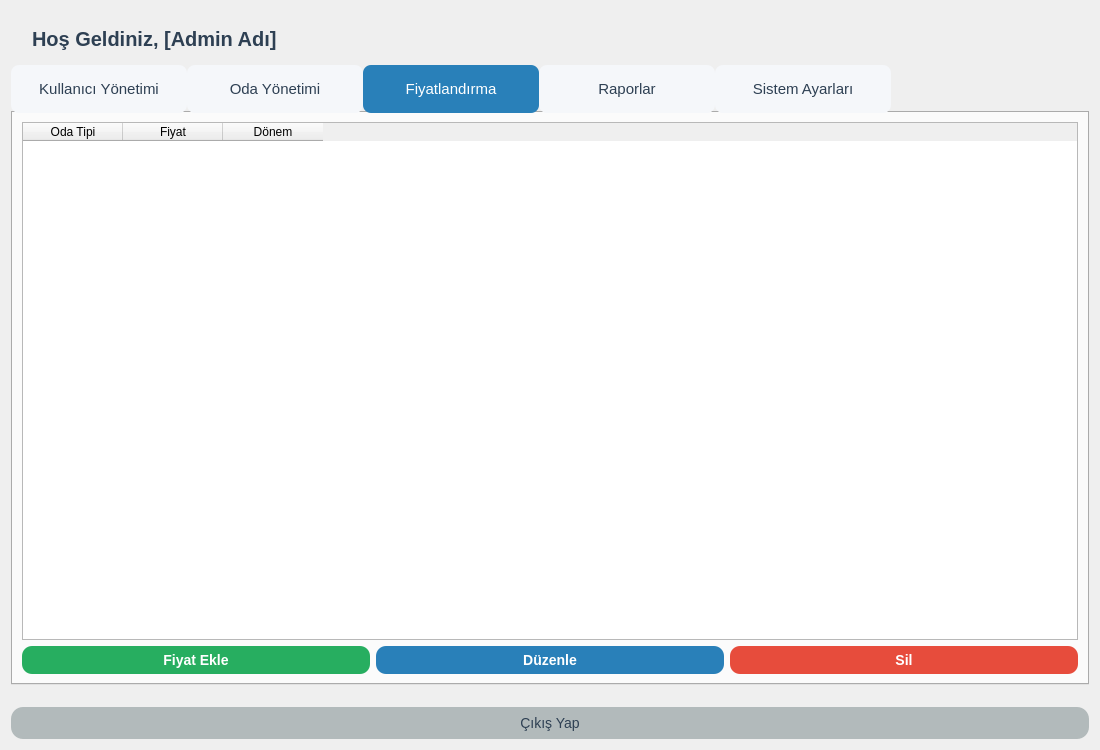
<?xml version="1.0" encoding="UTF-8"?>
<ui version="4.0">
 <class>AdminDashboard</class>
 <widget class="QWidget" name="AdminDashboard">
  <property name="geometry">
   <rect>
    <x>0</x>
    <y>0</y>
    <width>1100</width>
    <height>750</height>
   </rect>
  </property>
  <property name="windowTitle">
   <string>Admin Paneli</string>
  </property>
  <layout class="QVBoxLayout" name="mainLayout">
   <item>
    <widget class="QLabel" name="welcomeLabel">
     <property name="styleSheet">
      <string>font-size: 20px; font-weight: bold; color: #2E4053; margin: 16px 0 8px 16px;</string>
     </property>
     <property name="text">
      <string>Hoş Geldiniz, [Admin Adı]</string>
     </property>
    </widget>
   </item>
   <item>
    <widget class="QTabWidget" name="tabWidget">
     <property name="styleSheet">
      <string>QTabBar::tab { min-width: 160px; min-height: 32px; font-size: 15px; border-radius: 8px; padding: 8px; } QTabBar::tab:selected { background: #2980B9; color: white; } QTabBar::tab:!selected { background: #F5F7FA; color: #2E4053; }</string>
     </property>
     <property name="currentIndex">
      <number>2</number>
     </property>
     <widget class="QWidget" name="userManagementTab">
      <attribute name="title">
       <string>Kullanıcı Yönetimi</string>
      </attribute>
      <layout class="QVBoxLayout" name="userLayout">
       <item>
        <widget class="QTableWidget" name="userTable">
         <property name="rowCount">
          <number>0</number>
         </property>
         <property name="columnCount">
          <number>5</number>
         </property>
         <column>
          <property name="text">
           <string>Ad</string>
          </property>
         </column>
         <column>
          <property name="text">
           <string>Soyad</string>
          </property>
         </column>
         <column>
          <property name="text">
           <string>E-posta</string>
          </property>
         </column>
         <column>
          <property name="text">
           <string>Rol</string>
          </property>
         </column>
         <column>
          <property name="text">
           <string>Kullanıcı Adı</string>
          </property>
         </column>
        </widget>
       </item>
       <item>
        <layout class="QHBoxLayout" name="userButtonLayout">
         <item>
          <widget class="QPushButton" name="addUserButton">
           <property name="styleSheet">
            <string>QPushButton { background-color: #27AE60; color: white; border-radius: 10px; padding: 6px 24px; font-size: 14px; font-weight: bold; } QPushButton:hover { background-color: #F39C12; }</string>
           </property>
           <property name="text">
            <string>Kullanıcı Ekle</string>
           </property>
          </widget>
         </item>
         <item>
          <widget class="QPushButton" name="editUserButton">
           <property name="styleSheet">
            <string>QPushButton { background-color: #2980B9; color: white; border-radius: 10px; padding: 6px 24px; font-size: 14px; font-weight: bold; } QPushButton:hover { background-color: #1ABC9C; }</string>
           </property>
           <property name="text">
            <string>Düzenle</string>
           </property>
          </widget>
         </item>
         <item>
          <widget class="QPushButton" name="deleteUserButton">
           <property name="styleSheet">
            <string>QPushButton { background-color: #E74C3C; color: white; border-radius: 10px; padding: 6px 24px; font-size: 14px; font-weight: bold; } QPushButton:hover { background-color: #85929E; }</string>
           </property>
           <property name="text">
            <string>Sil</string>
           </property>
          </widget>
         </item>
        </layout>
       </item>
      </layout>
     </widget>
     <widget class="QWidget" name="roomManagementTab">
      <attribute name="title">
       <string>Oda Yönetimi</string>
      </attribute>
      <layout class="QVBoxLayout" name="roomLayout">
       <item>
        <widget class="QTableWidget" name="roomTable">
         <property name="rowCount">
          <number>0</number>
         </property>
         <property name="columnCount">
          <number>4</number>
         </property>
         <column>
          <property name="text">
           <string>Oda No</string>
          </property>
         </column>
         <column>
          <property name="text">
           <string>Tip</string>
          </property>
         </column>
         <column>
          <property name="text">
           <string>Kapasite</string>
          </property>
         </column>
         <column>
          <property name="text">
           <string>Durum</string>
          </property>
         </column>
        </widget>
       </item>
       <item>
        <layout class="QHBoxLayout" name="roomButtonLayout">
         <item>
          <widget class="QPushButton" name="addRoomButton">
           <property name="styleSheet">
            <string>QPushButton { background-color: #27AE60; color: white; border-radius: 10px; padding: 6px 24px; font-size: 14px; font-weight: bold; } QPushButton:hover { background-color: #F39C12; }</string>
           </property>
           <property name="text">
            <string>Oda Ekle</string>
           </property>
          </widget>
         </item>
         <item>
          <widget class="QPushButton" name="editRoomButton">
           <property name="styleSheet">
            <string>QPushButton { background-color: #2980B9; color: white; border-radius: 10px; padding: 6px 24px; font-size: 14px; font-weight: bold; } QPushButton:hover { background-color: #1ABC9C; }</string>
           </property>
           <property name="text">
            <string>Düzenle</string>
           </property>
          </widget>
         </item>
         <item>
          <widget class="QPushButton" name="deleteRoomButton">
           <property name="styleSheet">
            <string>QPushButton { background-color: #E74C3C; color: white; border-radius: 10px; padding: 6px 24px; font-size: 14px; font-weight: bold; } QPushButton:hover { background-color: #85929E; }</string>
           </property>
           <property name="text">
            <string>Sil</string>
           </property>
          </widget>
         </item>
        </layout>
       </item>
      </layout>
     </widget>
     <widget class="QWidget" name="pricingTab">
      <attribute name="title">
       <string>Fiyatlandırma</string>
      </attribute>
      <layout class="QVBoxLayout" name="pricingLayout">
       <item>
        <widget class="QTableWidget" name="pricingTable">
         <property name="rowCount">
          <number>0</number>
         </property>
         <property name="columnCount">
          <number>3</number>
         </property>
         <column>
          <property name="text">
           <string>Oda Tipi</string>
          </property>
         </column>
         <column>
          <property name="text">
           <string>Fiyat</string>
          </property>
         </column>
         <column>
          <property name="text">
           <string>Dönem</string>
          </property>
         </column>
        </widget>
       </item>
       <item>
        <layout class="QHBoxLayout" name="pricingButtonLayout">
         <item>
          <widget class="QPushButton" name="addPriceButton">
           <property name="styleSheet">
            <string>QPushButton { background-color: #27AE60; color: white; border-radius: 10px; padding: 6px 24px; font-size: 14px; font-weight: bold; } QPushButton:hover { background-color: #F39C12; }</string>
           </property>
           <property name="text">
            <string>Fiyat Ekle</string>
           </property>
          </widget>
         </item>
         <item>
          <widget class="QPushButton" name="editPriceButton">
           <property name="styleSheet">
            <string>QPushButton { background-color: #2980B9; color: white; border-radius: 10px; padding: 6px 24px; font-size: 14px; font-weight: bold; } QPushButton:hover { background-color: #1ABC9C; }</string>
           </property>
           <property name="text">
            <string>Düzenle</string>
           </property>
          </widget>
         </item>
         <item>
          <widget class="QPushButton" name="deletePriceButton">
           <property name="styleSheet">
            <string>QPushButton { background-color: #E74C3C; color: white; border-radius: 10px; padding: 6px 24px; font-size: 14px; font-weight: bold; } QPushButton:hover { background-color: #85929E; }</string>
           </property>
           <property name="text">
            <string>Sil</string>
           </property>
          </widget>
         </item>
        </layout>
       </item>
      </layout>
     </widget>
     <widget class="QWidget" name="reportsTab">
      <attribute name="title">
       <string>Raporlar</string>
      </attribute>
      <layout class="QVBoxLayout" name="reportsLayout">
       <item>
        <widget class="QTableWidget" name="reportsTable">
         <property name="rowCount">
          <number>0</number>
         </property>
         <property name="columnCount">
          <number>3</number>
         </property>
         <column>
          <property name="text">
           <string>Rapor Tipi</string>
          </property>
         </column>
         <column>
          <property name="text">
           <string>Tarih</string>
          </property>
         </column>
         <column>
          <property name="text">
           <string>Detay</string>
          </property>
         </column>
        </widget>
       </item>
      </layout>
     </widget>
     <widget class="QWidget" name="settingsTab">
      <attribute name="title">
       <string>Sistem Ayarları</string>
      </attribute>
      <layout class="QFormLayout" name="settingsLayout">
       <item row="0" column="0">
        <widget class="QLabel" name="hotelNameLabel">
         <property name="text">
          <string>Otel Adı:</string>
         </property>
        </widget>
       </item>
       <item row="0" column="1">
        <widget class="QLineEdit" name="hotelNameEdit"/>
       </item>
       <item row="1" column="0">
        <widget class="QLabel" name="hotelAddressLabel">
         <property name="text">
          <string>Adres:</string>
         </property>
        </widget>
       </item>
       <item row="1" column="1">
        <widget class="QLineEdit" name="hotelAddressEdit"/>
       </item>
       <item row="2" column="0">
        <widget class="QLabel" name="hotelContactLabel">
         <property name="text">
          <string>İletişim:</string>
         </property>
        </widget>
       </item>
       <item row="2" column="1">
        <widget class="QLineEdit" name="hotelContactEdit"/>
       </item>
       <item row="3" column="1">
        <widget class="QPushButton" name="updateSettingsButton">
         <property name="styleSheet">
          <string>QPushButton { background-color: #27AE60; color: white; border-radius: 10px; padding: 6px 24px; font-size: 14px; font-weight: bold; } QPushButton:hover { background-color: #F39C12; }</string>
         </property>
         <property name="text">
          <string>Güncelle</string>
         </property>
        </widget>
       </item>
      </layout>
     </widget>
    </widget>
   </item>
   <item>
    <widget class="QPushButton" name="logoutButton">
     <property name="styleSheet">
      <string>QPushButton { background-color: #B2BABB; color: #2E4053; border-radius: 12px; padding: 8px 0; font-size: 14px; margin: 16px 0 0 0; } QPushButton:hover { background-color: #85929E; }</string>
     </property>
     <property name="text">
      <string>Çıkış Yap</string>
     </property>
    </widget>
   </item>
  </layout>
 </widget>
 <resources/>
 <connections/>
</ui>
